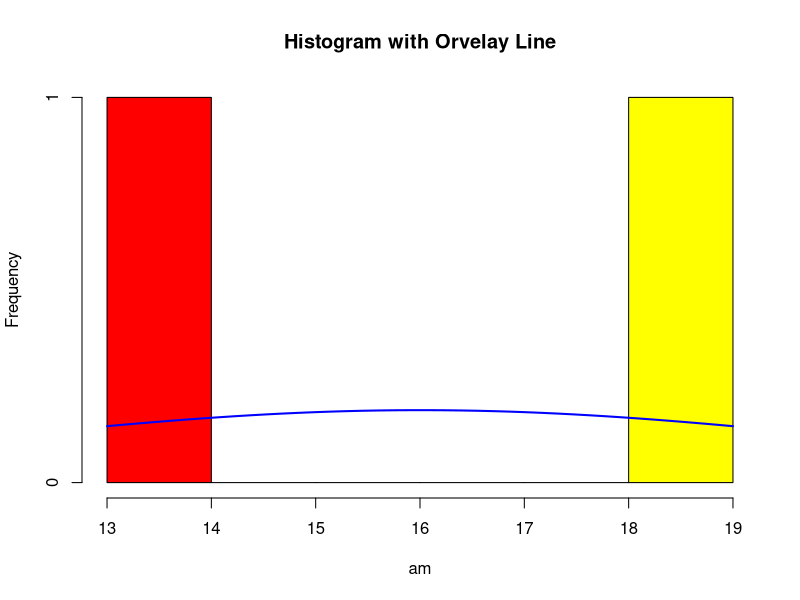

This chart was generated by the following R code:
# read in the mtcars data set
data(mtcars)
mtcars
am.glm <- glm(formula = am~hp+wt, data = mtcars, family = binomial)
am.glm

# Hypotheses test for individual covariates
summary(am.glm)
1-pchisq(43.230-10.059,31-29)

# do anova
am.glm0 <- glm(formula = am~1, data = mtcars, family = binomial)
am.glm0
anova(am.glm0, am.glm, test = 'Chisq')

# Prediction
newdata <- data.frame(hp=120, wt=2.8)
newdata
predict(am.glm, newdata, type = 'response')

# Probit Link
myprobit <- glm(am~hp+wt, data = mtcars, family = binomial(link = "probit"))
myprobit

# Logit Link (Logistic Regression model)
# fit log-linear model
glm.Logit <- glm(formula = am~hp+wt, data = mtcars, family = poisson())
glm.Logit

# Prediction of am of hp=120 and wt=2.8
newdata1 <- data.frame(hp=120, wt=2.8)
newdata1
predict(glm.Logit, newdata1, type = "response")

# Using likelihood ratio to check hypotheses, test statistics and p-value
summary(glm.Logit)
# Estimation: test model fitting
glm.LRatio <- glm(am~1, data = mtcars, family = poisson())
glm.LRatio
anova(glm.LRatio, glm.Logit, test = 'Chisq')

# plotting the probability for males and females
head(subset(mtcars, select = 'am'))
factor(mtcars$am)
w = table(mtcars$am)
w
t = as.data.frame(w)
t
# Red for male and yellow for female
h<- hist(t$Freq, breaks=5, col=c("red","yellow"), xlab="am",
         main="Histogram with Orvelay Line")
xfit<-seq(min(t$Freq),max(t$Freq),length=40)
yfit<-dnorm(xfit, mean = mean(t$Freq), sd=sd(t$Freq))
yfit<-yfit*diff(h$mids[1:2])*length(t$Freq)
lines(xfit, yfit, col="blue", lwd=2)
